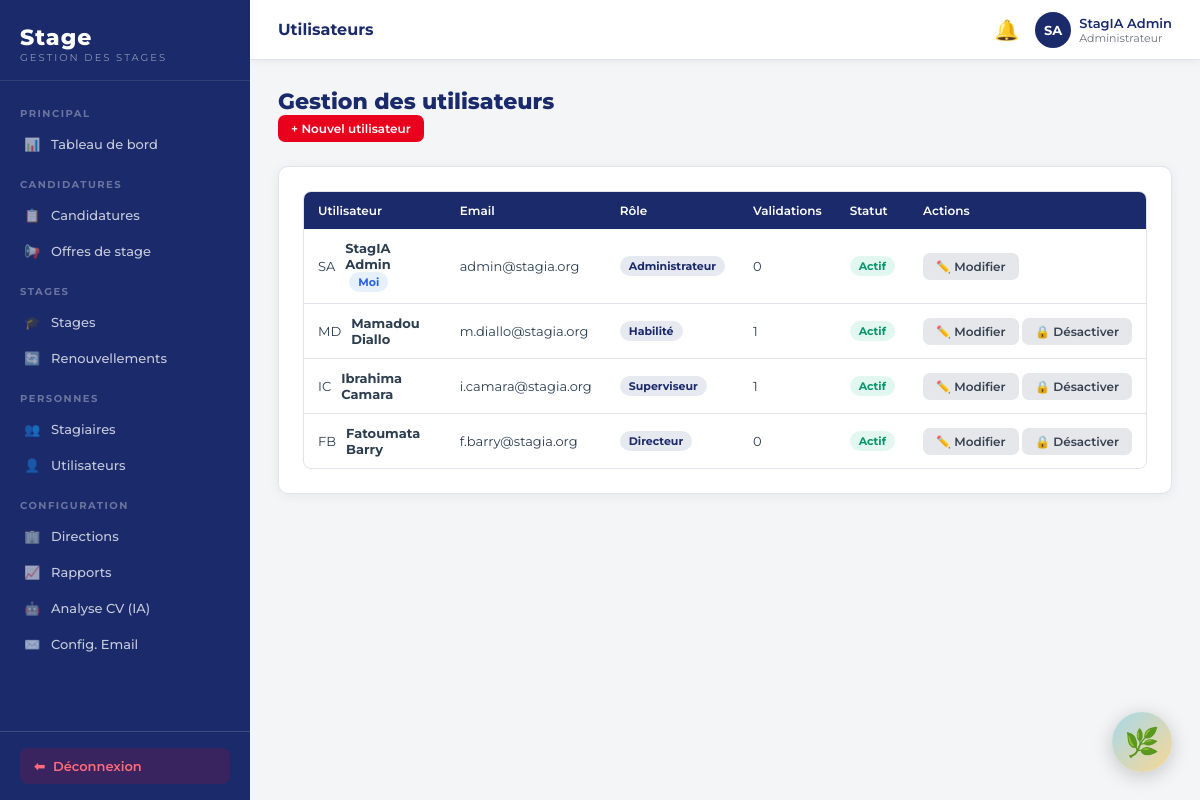
/backoffice.php?page=utilisateurs (signed in), run on an earlier commit of the app's database.
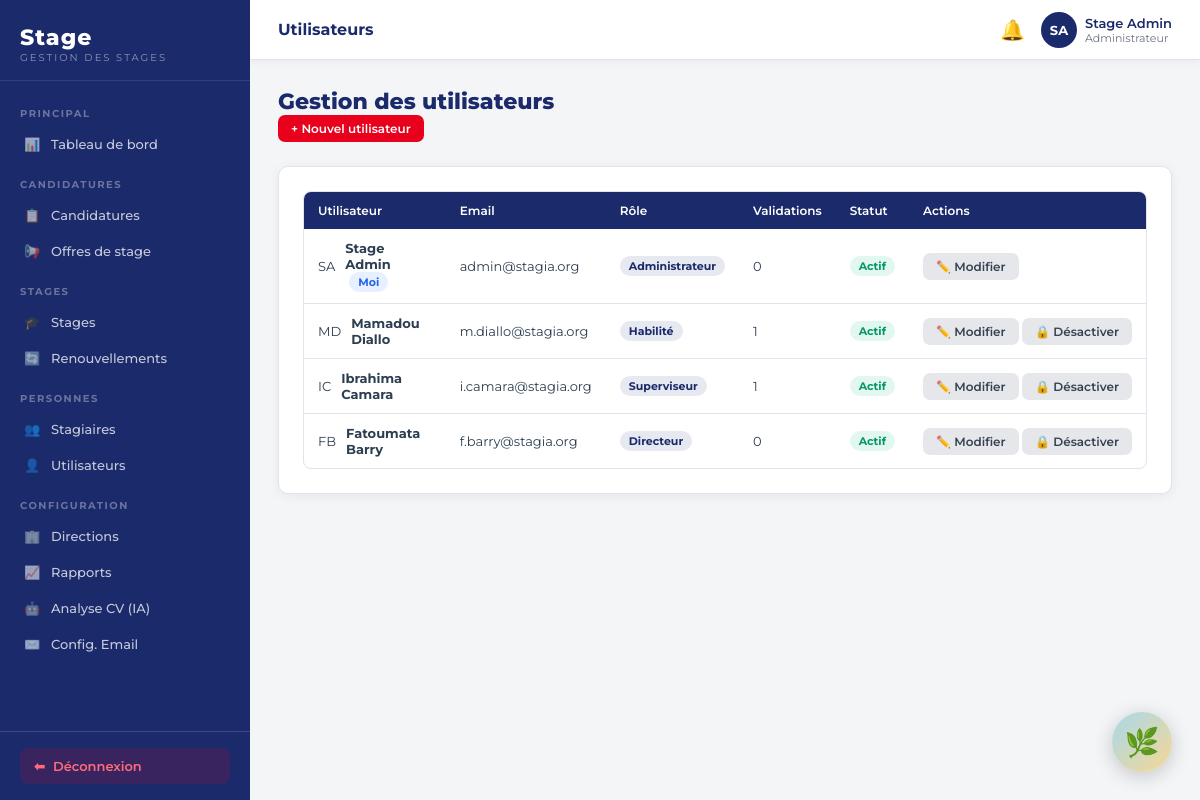
And on a later commit of the database.
### tables this page shows
CREATE TABLE IF NOT EXISTS utilisateurs (
    id INT AUTO_INCREMENT PRIMARY KEY,
    nom VARCHAR(100) NOT NULL,
    prenom VARCHAR(100) NOT NULL,
    email VARCHAR(191) NOT NULL UNIQUE,
    mot_de_passe VARCHAR(255) NOT NULL,
    role ENUM('administrateur','habilite','superviseur','directeur','stagiaire') NOT NULL DEFAULT 'stagiaire',
    actif TINYINT(1) DEFAULT 1,
    civilite ENUM('M.','Mme') DEFAULT 'M.',
    created_at TIMESTAMP DEFAULT CURRENT_TIMESTAMP
);

### backoffice.php (called while the page is built, shortened)
<?php
require_once __DIR__ . '/config.php';
$page = preg_replace('/[^a-zA-Z0-9_\-]/', '', $_GET['page'] ?? 'dashboard');
$file = __DIR__ . "/pages/admin/{$page}.php";
include $file;

### config.php (called while the page is built, shortened)
<?php
function h(string $s): string {
    return htmlspecialchars($s, ENT_QUOTES, 'UTF-8');
}
function hasRole(string ...$roles): bool {
    return in_array($_SESSION['user']['role'], $roles, true);
}

### pages/admin/utilisateurs.php (the view, shortened to what this page needs)
<?php
$pdo = getPDO();
$users = $pdo->query("
    SELECT u.*,
           (SELECT COUNT(*) FROM validations_candidature v WHERE v.validateur_id = u.id) AS nb_validations
    FROM utilisateurs u
    WHERE u.role != 'stagiaire'
    ORDER BY u.role, u.nom
")->fetchAll();
$roles = ['administrateur' => 'Administrateur', 'habilite' => 'Habilité', 'superviseur' => 'Superviseur', 'directeur' => 'Directeur'];
require __DIR__ . '/../../includes/header.php';
?>
<div class="page-header">
  <h1>Gestion des utilisateurs</h1>
  <button class="btn btn-danger btn-sm" onclick="openModal('modal-create-user')">+ Nouvel utilisateur</button>
</div>
<div class="card">
  <div class="table-wrap">
    <table>
      <thead>
        <tr><th>Utilisateur</th><th>Email</th><th>Rôle</th><th>Validations</th><th>Statut</th><th>Actions</th></tr>
      </thead>
      <tbody>
        <?php foreach ($users as $u): ?>
        <tr>
          <td>
            <div style="display:flex;align-items:center;gap:10px">
              <div class="avatar"><?= mb_strtoupper(mb_substr($u['prenom'],0,1)) . mb_strtoupper(mb_substr($u['nom'],0,1)) ?></div>
              <div>
                <strong><?= h($u['prenom'] . ' ' . $u['nom']) ?></strong>
                <?php if ($u['id'] == ($_SESSION['user']['id'] ?? 0)): ?>
                <span class="badge badge-info" style="margin-left:4px">Moi</span>
                <?php endif ?>
              </div>
            </div>
          </td>
          <td><?= h($u['email']) ?></td>
          <td><span class="badge badge-primary"><?= h($roles[$u['role']] ?? $u['role']) ?></span></td>
          <td><?= (int)$u['nb_validations'] ?></td>
          <td><?= $u['actif'] ? '<span class="badge badge-success">Actif</span>' : '<span class="badge badge-secondary">Inactif</span>' ?></td>
          <td style="white-space:nowrap">
            <button class="btn btn-sm btn-secondary" onclick="openModal('modal-edit-<?= $u['id'] ?>')">✏️ Modifier</button>
            <?php if ($u['id'] != ($_SESSION['user']['id'] ?? 0)): ?>
            <a href="backoffice.php?action=toggle_user&id=<?= $u['id'] ?>" class="btn btn-sm btn-secondary"
               onclick="return confirm('Changer le statut de cet utilisateur ?')"
               title="<?= $u['actif'] ? 'Désactiver' : 'Activer' ?>">
              <?= $u['actif'] ? '🔒 Désactiver' : '🔓 Activer' ?>
            </a>
            <?php endif ?>
          </td>
        </tr>
        <?php endforeach ?>
      </tbody>
    </table>
  </div>
</div>
<?php require __DIR__ . '/../../includes/footer.php'; ?>

### includes/header.php (shortened to what this page needs)
<?php
$currentPage = STAGIA_PAGE;
$user = $_SESSION['user'] ?? null;
$isAdminArea = ($user && $user['role'] !== 'stagiaire');
?><!DOCTYPE html>
<html lang="fr">
<head>
</head>
<body>
<?php if ($user): ?>
<aside class="sidebar" id="sidebar">
  <div class="sidebar-logo">
    <a href="<?= $isAdminArea ? 'backoffice.php' : 'espace-stagiaire.php' ?>">
      <?php
        $logoPath = __DIR__ . '/../assets/img/logo.gif';
        $logoExists = file_exists($logoPath);
      ?>
      <?php if ($logoExists): ?>
      <img src="assets/img/logo.gif" alt="MUCODEC" style="height:52px;width:auto;background:#fff;border-radius:6px;padding:4px 8px;">
      <?php else: ?>
      <div>
        <div class="logo-text">Stage</div>
        <div class="logo-sub">Gestion des stages</div>
      </div>
      <?php endif ?>
    </a>
  </div>
  <nav class="sidebar-nav">
    <?php if ($isAdminArea): ?>
    <div class="nav-section">Principal</div>
    <a href="backoffice.php?page=dashboard" class="nav-link <?= $currentPage==='dashboard'?'active':'' ?>">
      <span class="icon">📊</span> Tableau de bord
    </a>
    <div class="nav-section">Candidatures</div>
    <a href="backoffice.php?page=candidatures" class="nav-link <?= $currentPage==='candidatures'?'active':'' ?>">
      <span class="icon">📋</span> Candidatures
    </a>
    <a href="backoffice.php?page=offres" class="nav-link <?= $currentPage==='offres'?'active':'' ?>">
      <span class="icon">📢</span> Offres de stage
    </a>
    <div class="nav-section">Stages</div>
    <a href="backoffice.php?page=stages" class="nav-link <?= $currentPage==='stages'?'active':'' ?>">
      <span class="icon">🎓</span> Stages
    </a>
    <a href="backoffice.php?page=renouvellements" class="nav-link <?= $currentPage==='renouvellements'?'active':'' ?>">
      <span class="icon">🔄</span> Renouvellements
    </a>
    <div class="nav-section">Personnes</div>
    <a href="backoffice.php?page=stagiaires" class="nav-link <?= $currentPage==='stagiaires'?'active':'' ?>">
      <span class="icon">👥</span> Stagiaires
    </a>
    <?php if (hasRole('administrateur','superviseur')): ?>
    <a href="backoffice.php?page=utilisateurs" class="nav-link <?= $currentPage==='utilisateurs'?'active':'' ?>">
      <span class="icon">👤</span> Utilisateurs
    </a>
    <?php endif; ?>
    <div class="nav-section">Configuration</div>
    <a href="backoffice.php?page=directions" class="nav-link <?= $currentPage==='directions'?'active':'' ?>">
      <span class="icon">🏢</span> Directions
    </a>
    <a href="backoffice.php?page=rapports" class="nav-link <?= $currentPage==='rapports'?'active':'' ?>">
      <span class="icon">📈</span> Rapports
    </a>
    <?php if (hasRole('administrateur')): ?>
    <a href="backoffice.php?page=analyse-cv" class="nav-link <?= $currentPage==='analyse-cv'?'active':'' ?>">
      <span class="icon">🤖</span> Analyse CV (IA)
    </a>
    <a href="backoffice.php?page=email-config" class="nav-link <?= $currentPage==='email-config'?'active':'' ?>">
      <span class="icon">✉️</span> Config. Email
    </a>
    <?php endif; ?>
    <?php endif; ?>
  </nav>
  <div class="sidebar-footer">
    <a href="logout.php" class="sidebar-logout">
      <span>⬅</span> D&eacute;connexion
    </a>
  </div>
</aside>
<div class="main">
  <div class="topbar">
    <div style="display:flex;align-items:center;gap:12px;">
      <span class="topbar-title"><?= h(STAGIA_PAGE ?: 'Stage') ?></span>
    </div>
    <div class="topbar-right">
      <div class="topbar-notif" title="Notifications">
        <span class="bell">🔔</span>
      </div>
      <?php
        $prenom = $user['prenom'] ?? '';
        $nom    = $user['nom'] ?? '';
        $initiales = strtoupper(substr($prenom, 0, 1) . substr($nom, 0, 1));
      ?>
      <div class="topbar-user">
        <div class="avatar"><?= h($initiales) ?></div>
        <div>
          <div class="uname"><?= h(trim($prenom . ' ' . $nom)) ?></div>
          <div class="urole"><?= h(ucfirst($user['role'] ?? '')) ?></div>
        </div>
      </div>
    </div>
  </div>
  <div class="page-content">
<?php endif; ?>

### includes/footer.php (shortened to what this page needs)
  </div>
</div>
<?php if (file_exists(__DIR__ . '/../widget-amina.php')) include __DIR__ . '/../widget-amina.php'; ?>
</body>
</html>

### widget-amina.php (shortened to what this page needs)
<button id="amina-btn" onclick="aminaToggle()" title="Parler à Amina">🌿</button>

### includes/header.php (style rules this page uses)
*,*::before,*::after { box-sizing:border-box;margin:0;padding:0 }
html { font-size:15px }
body { font-family:'Montserrat',sans-serif;background:#f4f5f7;color:#2c3e50;display:flex;min-height:100vh }
:root { --navy:#1b2a6b; --navy-dark:#132050; --navy-light:#2d3f8c; --red:#e8001c; --red-dark:#c0001a; --gray-bg:#f4f5f7; --gray-border:#e0e3ed; --gray-text:#6b7280; --white:#ffffff; --success:#10b981; --warning:#f59e0b; --info:#3b82f6; --sidebar-w:250px; }
.sidebar { width:var(--sidebar-w); background:var(--navy); min-height:100vh; position:fixed; left:0;top:0; display:flex;flex-direction:column; z-index:100; transition:transform .3s; }
.sidebar-logo { padding:24px 20px 16px; border-bottom:1px solid rgba(255,255,255,.1); }
.sidebar-logo a { display:flex;align-items:center;gap:10px; text-decoration:none; }
.sidebar-logo .logo-text { font-size:22px;font-weight:800;color:#fff;letter-spacing:1px; }
.sidebar-logo .logo-sub { font-size:10px;color:rgba(255,255,255,.5);letter-spacing:2px;text-transform:uppercase; }
.sidebar-nav { flex:1;overflow-y:auto;padding:10px 0; }
.nav-section { padding:16px 20px 6px;font-size:10px;font-weight:700;color:rgba(255,255,255,.35);text-transform:uppercase;letter-spacing:1.5px; }
.nav-link { display:flex;align-items:center;gap:10px; padding:10px 20px; color:rgba(255,255,255,.75); text-decoration:none; font-size:13px;font-weight:500; transition:all .2s; border-left:3px solid transparent; }
.nav-link .icon { width:18px;text-align:center;opacity:.8; }
.sidebar-footer { padding:16px 20px; border-top:1px solid rgba(255,255,255,.15); }
.sidebar-logout { display:flex;align-items:center;gap:8px; padding:10px 14px;border-radius:8px; background:rgba(232,0,28,.15); color:#ff6b7a; text-decoration:none; font-size:13px;font-weight:600; transition:all .2s; }
.main { margin-left:var(--sidebar-w);flex:1;display:flex;flex-direction:column;min-height:100vh; }
.topbar { background:#fff; border-bottom:1px solid var(--gray-border); padding:0 28px; height:60px; display:flex;align-items:center;justify-content:space-between; position:sticky;top:0;z-index:90; box-shadow:0 2px 8px rgba(0,0,0,.05); }
.topbar-title { font-size:16px;font-weight:700;color:var(--navy); }
.topbar-right { display:flex;align-items:center;gap:16px; }
.topbar-notif { position:relative;cursor:pointer; }
.topbar-notif .bell { font-size:20px;color:var(--gray-text); }
.topbar-user { display:flex;align-items:center;gap:8px;cursor:pointer; }
.topbar-user .avatar { width:36px;height:36px;border-radius:50%; background:var(--navy);color:#fff; display:flex;align-items:center;justify-content:center; font-weight:700;font-size:13px; }
.topbar-user .uname { font-size:13px;font-weight:600;color:var(--navy); }
.topbar-user .urole { font-size:11px;color:var(--gray-text); }
.page-content { padding:28px;flex:1; }
.page-header { margin-bottom:24px; }
.page-header h1 { font-size:22px;font-weight:800;color:var(--navy); }
.card { background:#fff;border-radius:10px;padding:24px;box-shadow:0 2px 12px rgba(0,0,0,.06);border:1px solid var(--gray-border); }
.btn { display:inline-flex;align-items:center;gap:6px; padding:9px 18px;border-radius:7px; font-size:13px;font-weight:600;font-family:inherit; border:none;cursor:pointer;transition:all .2s; text-decoration:none;white-space:nowrap; }
.btn-danger { background:var(--red);color:#fff; }
.btn-secondary { background:#e5e7eb;color:#374151; }
.btn-sm { padding:6px 13px;font-size:12px; }
.badge { display:inline-flex;align-items:center; padding:3px 9px;border-radius:99px; font-size:11px;font-weight:700;white-space:nowrap; }
.badge-success { background:rgba(16,185,129,.12);color:#059669; }
.badge-info { background:rgba(59,130,246,.12);color:#2563eb; }
.badge-primary { background:rgba(27,42,107,.1);color:var(--navy); }
.table-wrap { overflow-x:auto;border-radius:8px;border:1px solid var(--gray-border); }
table { width:100%;border-collapse:collapse;font-size:13px; }
thead th { background:var(--navy);color:#fff;padding:11px 14px;font-weight:600;font-size:12px;text-align:left;white-space:nowrap; }
tbody td { padding:11px 14px;border-bottom:1px solid var(--gray-border);vertical-align:middle; }
tbody tr:last-child td { border-bottom:none; }

What changed in the data, as far as the page shows it:
changed utilisateurs "admin@stagia.org": prenom+nom "StagIA Admin" → "Stage Admin"
